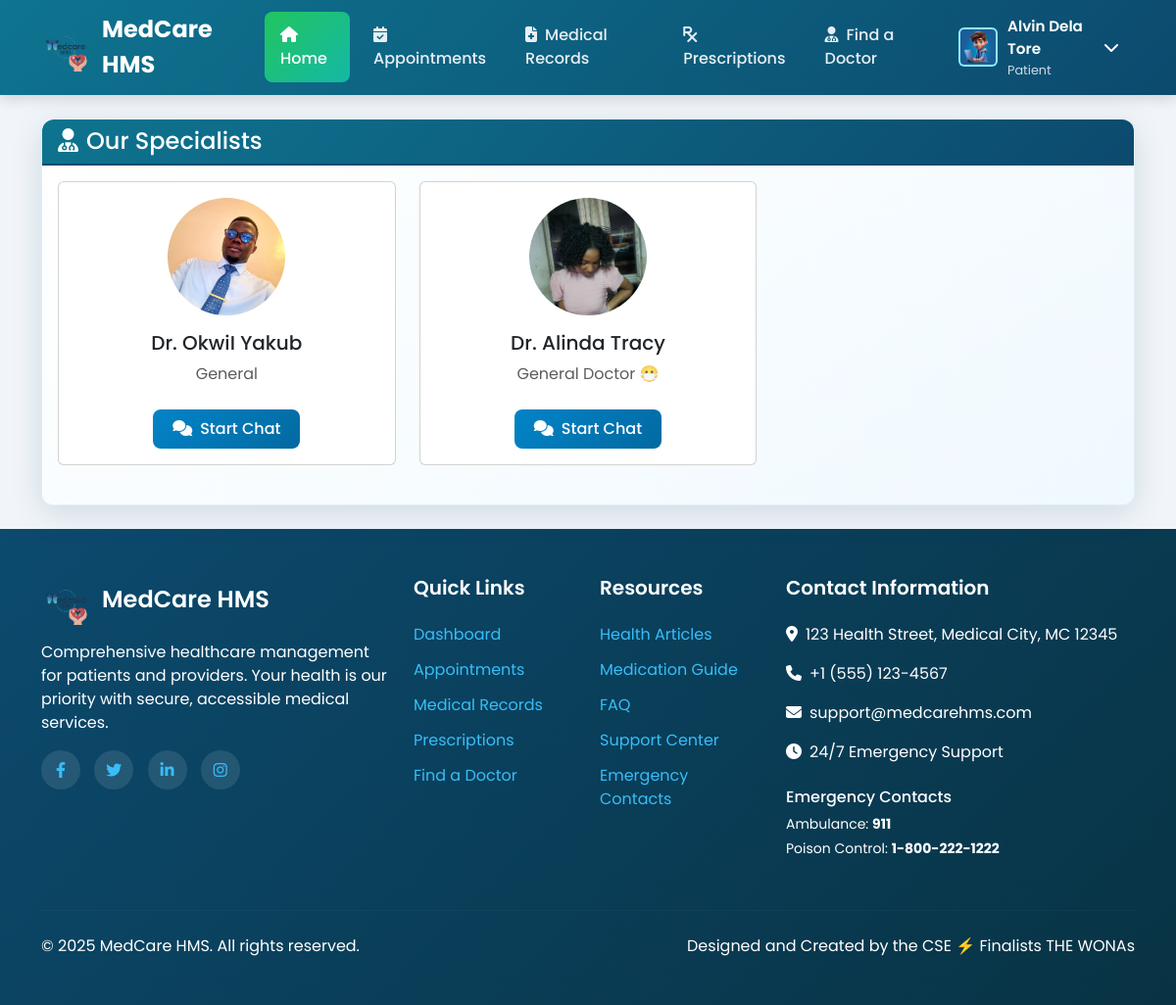
Page /patients/find-doctor/ (signed in) on the earlier database version.
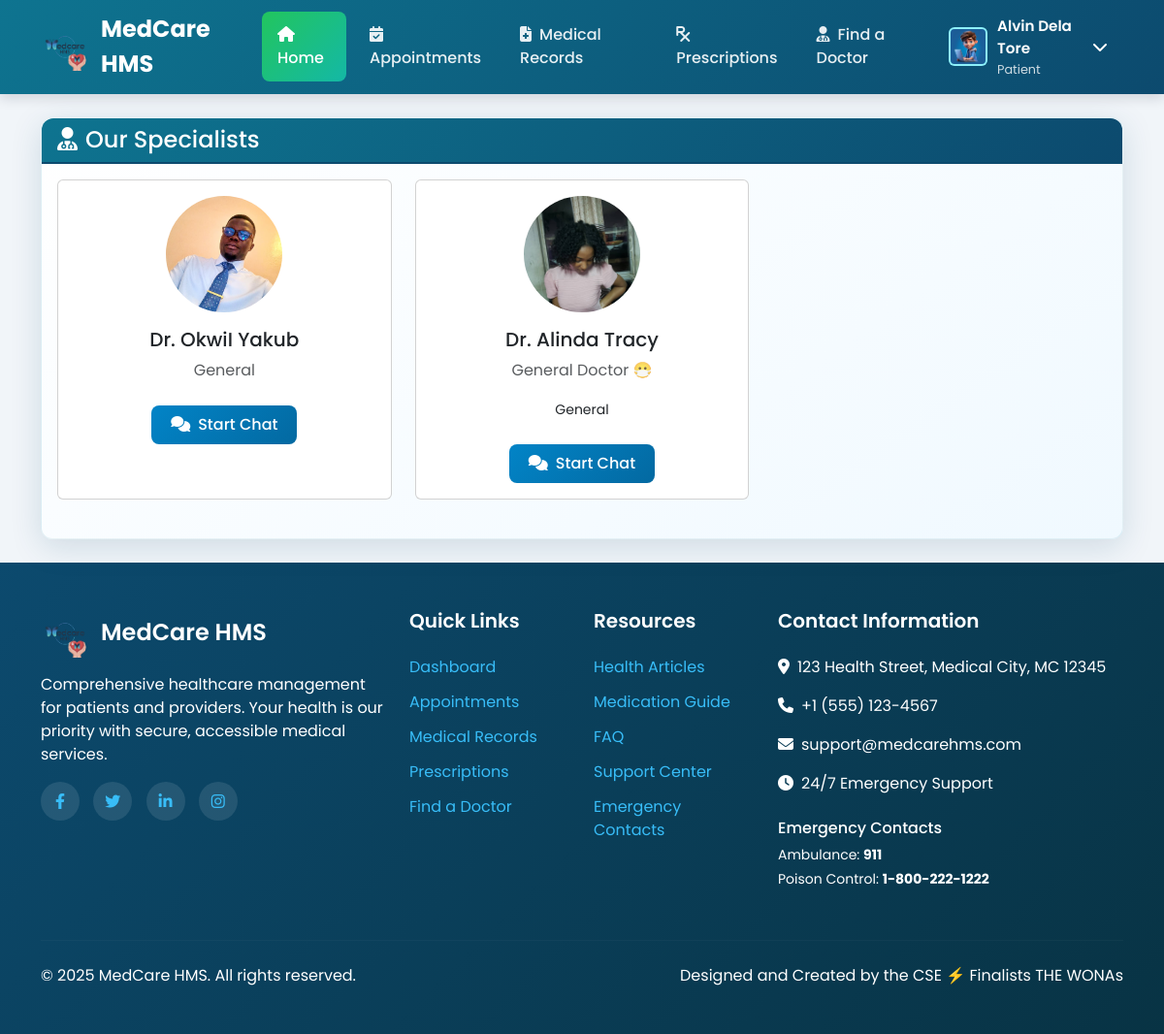
Same page on the later database version.
### doctors/models.py (models this page shows)
class DoctorProfile(models.Model):
    user = models.OneToOneField(User, on_delete=models.CASCADE, related_name='doctorprofile')
    profile_picture = models.ImageField(upload_to=get_doctor_image_path, null=True, blank=True, default='profile_pictures/default.jpeg')
    specialization = models.CharField(max_length=100)
    department = models.ForeignKey(Department, on_delete=models.SET_NULL, null=True, blank=True)
    license_number = models.CharField(max_length=100, unique=True, null=True, blank=True)
    years_of_experience = models.PositiveIntegerField(default=0)
    availability = models.TextField(blank=True, null=True, help_text="e.g., Mon-Fri, 9am-5pm")
    def __str__(self):
        return f"Dr. {self.user.first_name} {self.user.last_name}"

### management/models.py (models this page shows, shortened)
class Department(models.Model):
    name = models.CharField(max_length=100, unique=True, help_text="e.g., Cardiology, Orthopedics")
    description = models.TextField(blank=True, null=True)
    is_active = models.BooleanField(default=True)

### patients/views.py (the view)
# urls.py: path('find-doctor/', views.doctor_list_view, name='doctor_list'),
@login_required
def doctor_list_view(request):
    doctors = DoctorProfile.objects.filter(user__is_active=True).select_related('user', 'department')
    return render(request, 'patients/doctor_list.html', {'doctors': doctors})

### accounts/templatetags/profile_tags.py (called while the page is built)
@register.simple_tag
def get_profile_image_url(user):
    try:
        if hasattr(user, 'doctorprofile') and user.doctorprofile.profile_picture:
            return user.doctorprofile.profile_picture.url
        elif hasattr(user, 'patientprofile') and user.patientprofile.profile_picture:
            return user.patientprofile.profile_picture.url
        elif hasattr(user, 'receptionistprofile') and user.receptionistprofile.profile_picture:
            return user.receptionistprofile.profile_picture.url
    except (AttributeError, ValueError):
        pass
    return '/static/profile_pictures/default.jpeg'

@register.simple_tag
def get_user_initials(user):
    if user.first_name and user.last_name:
        return f"{user.first_name[0]}{user.last_name[0]}".upper()
    elif user.first_name:
        return user.first_name[0].upper()
    elif user.username:
        return user.username[0].upper()
    return "U"

### notifications/context_processors.py (called while the page is built)
def unread_notifications(request):
    if request.user.is_authenticated:
        count = Notification.objects.filter(recipient=request.user, is_read=False).count()
        return {'unread_notifications_count': count}
    return {}

### templates/patients/doctor_list.html (shortened to what this page needs)
{% extends 'base_patient.html' %}
{% block content %}
<div class="card card-custom">
    <div class="card-header card-header-custom">
        <h4 class="mb-0"><i class="fas fa-user-doctor me-2"></i>Our Specialists</h4>
    </div>
    <div class="card-body">
        <div class="row">
            {% for doctor in doctors %}
            <div class="col-lg-4 col-md-6 mb-4">
                <div class="card h-100 text-center">
                    <div class="card-body">
                        <img src="{{ doctor.profile_picture.url }}" class="rounded-circle mb-3" alt="Dr. {{ doctor.user.get_full_name }}" style="width: 120px; height: 120px; object-fit: cover;">
                        <h5 class="card-title">{{ doctor }}</h5>
                        <p class="card-text text-muted">{{ doctor.specialization }}</p>
                        <p class="card-text"><small>{{ doctor.department.name|default:"" }}</small></p>
                        <a href="{% url 'chat:start_chat' doctor.user.id %}" class="btn btn-sky mt-2">
                            <i class="fas fa-comments me-2"></i>Start Chat
                        </a>
                    </div>
                </div>
            </div>
            {% empty %}
            <p class="text-center text-muted">No doctors are currently available.</p>
            {% endfor %}
        </div>
    </div>
</div>
{% endblock %}

Differences in the rows shown:
changed DoctorProfile "General Doctor 😷": department.name (not shown) → "General"
